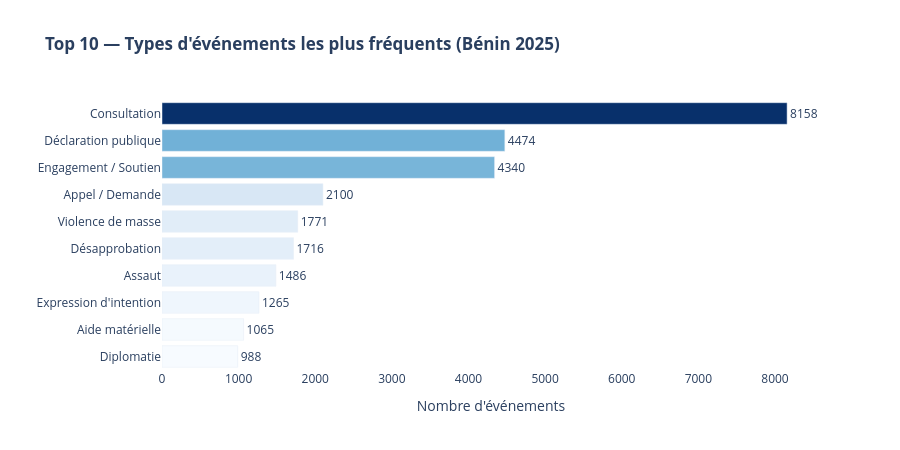

Source (notebook cell):
### Markdown cell above
**Lecture du graphique** : Chaque barre représente le volume total d'articles publiés dans le monde sur des événements liés au Bénin durant ce mois. Un pic indique une période d'attention médiatique intense — souvent liée à un événement politique, économique ou sécuritaire majeur. Comparer la hauteur des barres avec les événements béninois connus de 2025 permet de valider la qualité des données GDELT.

### Code cell
# ── Q1b — Top 10 event types ───────────────────────────────────
event_types = (
    df.groupby("event_root_label", as_index=False)
    .agg(count=("SQLDATE", "count"), articles=("NumArticles", "sum"))
    .sort_values("count", ascending=True)
    .tail(10)
)

fig1b = px.bar(
    event_types,
    x="count",
    y="event_root_label",
    orientation="h",
    title="<b>Top 10 — Types d'événements les plus fréquents (Bénin 2025)</b>",
    labels={"count": "Nombre d'événements", "event_root_label": ""},
    color="count",
    color_continuous_scale="Blues",
    text="count"
)
fig1b.update_traces(textposition="outside")
fig1b.update_layout(
    height=450,
    plot_bgcolor="white",
    coloraxis_showscale=False
)
fig1b.show()

print("\nInsight Q1b :")
top = event_types.sort_values("count", ascending=False).iloc[0]
print(f"  Type d'événement le plus fréquent : {top['event_root_label']} ({top['count']:,} événements)")

### Figure 1 — Plotly figure (JSON) as saved in the notebook; plotly's stock layout.template omitted (floating-point values rounded to 4 significant figures)
{"data": [{"hovertemplate": "Nombre d'événements=%{marker.color}<br>=%{y}<extra></extra>", "legendgroup": "", "marker": {"color": [988, 1065, 1265, 1486, 1716, 1771, 2100, 4340, 4474, 8158], "coloraxis": "coloraxis", "pattern": {"shape": ""}}, "name": "", "orientation": "h", "showlegend": false, "text": [988.0, 1065.0, 1265.0, 1486.0, 1716.0, 1771.0, 2100.0, 4340.0, 4474.0, 8158.0], "textposition": "outside", "type": "bar", "x": [988, 1065, 1265, 1486, 1716, 1771, 2100, 4340, 4474, 8158], "xaxis": "x", "y": ["Diplomatie", "Aide matérielle", "Expression d'intention", "Assaut", "Désapprobation", "Violence de masse", "Appel / Demande", "Engagement / Soutien", "Déclaration publique", "Consultation"], "yaxis": "y"}], "layout": {"barmode": "relative", "coloraxis": {"colorbar": {"title": {"text": "Nombre d'événements"}}, "colorscale": [[0, "rgb(247,251,255)"], [0.125, "rgb(222,235,247)"], [0.25, "rgb(198,219,239)"], [0.375, "rgb(158,202,225)"], [0.5, "rgb(107,174,214)"], [0.625, "rgb(66,146,198)"], [0.75, "rgb(33,113,181)"], [0.875, "rgb(8,81,156)"], [1, "rgb(8,48,107)"]], "showscale": false}, "height": 450, "legend": {"tracegroupgap": 0}, "plot_bgcolor": "white", "title": {"text": "<b>Top 10 — Types d'événements les plus fréquents (Bénin 2025)</b>"}, "xaxis": {"anchor": "y", "domain": [0, 1], "title": {"text": "Nombre d'événements"}}, "yaxis": {"anchor": "x", "domain": [0, 1], "title": {"text": ""}}}}
